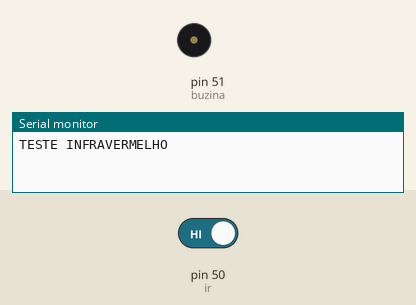
This sketch was run on a simulated Arduino Mega 2560, built with avr-gcc and run on an emulated ATmega2560. On the bench: buzzer (waves = sounding, pin HIGH), the last lines printed to the serial monitor. The inputs (shaded band) are chosen by the test bench; at power-on: pin 50 (ir) HIGH.

Above: at 1.2 s.
1.3 s: pin 50 (ir) driven LOW
At 2.65 s:
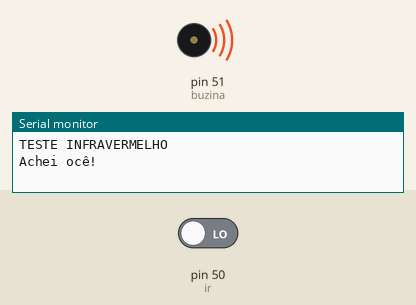
4.3 s: pin 50 (ir) driven HIGH
At 4.55 s:
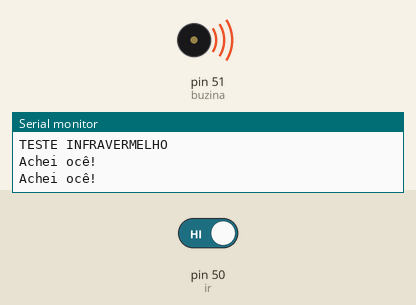
Timing chart, 0 to 7.3 s (numbered marks = the images above; inputs shaded):
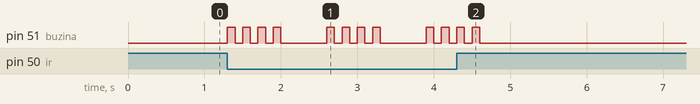

The sketch:

infrared.ino
```cpp
#define ir 50
#define buzina 51
int ir_state = 0;


void setup() {
  // put your setup code here, to run once:
  Serial.begin(9600);
  pinMode(ir,INPUT);
  pinMode(buzina,OUTPUT);
  Serial.println("TESTE INFRAVERMELHO");


}

void loop() {
  // put your main code here, to run repeatedly:
  ir_state = digitalRead(ir);

  if(ir_state==0)
  {
    for(int i=0;i<4;i++)
    {
      digitalWrite(buzina,HIGH);
      delay(100);
      digitalWrite(buzina,LOW);
      delay(100);
    }
    Serial.println("Achei ocê!");
    delay(500);
  }
  else
  {
    digitalWrite(buzina,LOW);
  }
}
```

Measured:
- after the input at 1.3 s, pin 51 (buzina): LOW → HIGH at once, then repeats every 1.3 s: 3 × (LOW 0.10 s, HIGH 0.10 s), LOW 0.60 s, HIGH 0.10 s
- after the input at 4.3 s, pin 51 (buzina): goes on until 4.6 s, then stays LOW
